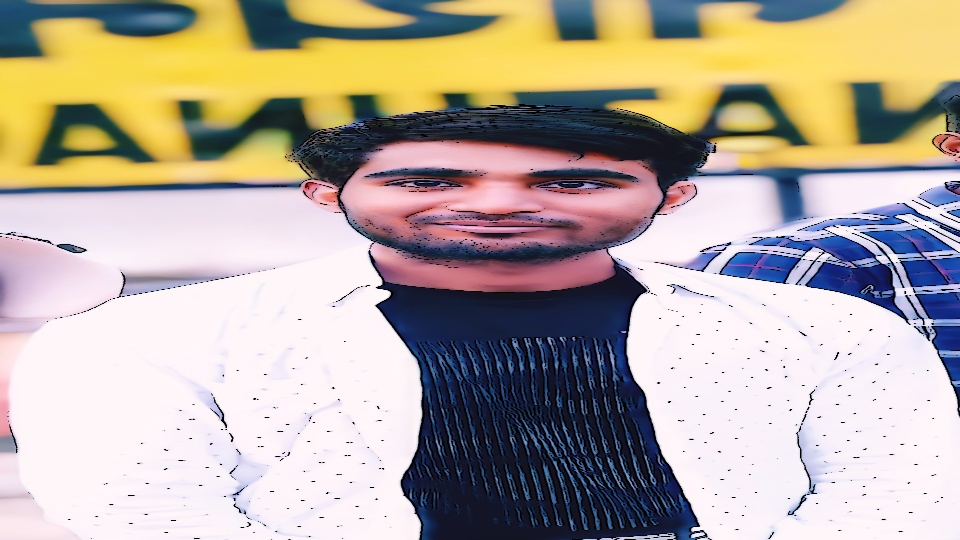
#> input picture py/cartoonified_Image.jpg, 960 x 540 px, given in place of the camera
$ python imgTocartoon.py
#> lines starting #> are read from the running program, lines starting #| are printed output that depends on the picture; after the words box and inside, x2 and y2 are one past the last pixel; in counts of white or black regions, pixels touching at a corner belong together
#> further down, frame is the input picture: shape (540, 960, 3); mean B, G, R 159, 170.3, 181.5
import cv2
import numpy as np
from matplotlib import pyplot as plt

# Define a function to cartoonify an image
def cartoonify(image):

    # Convert the image to grayscale
    gray_image = cv2.cvtColor(image, cv2.COLOR_BGR2GRAY)
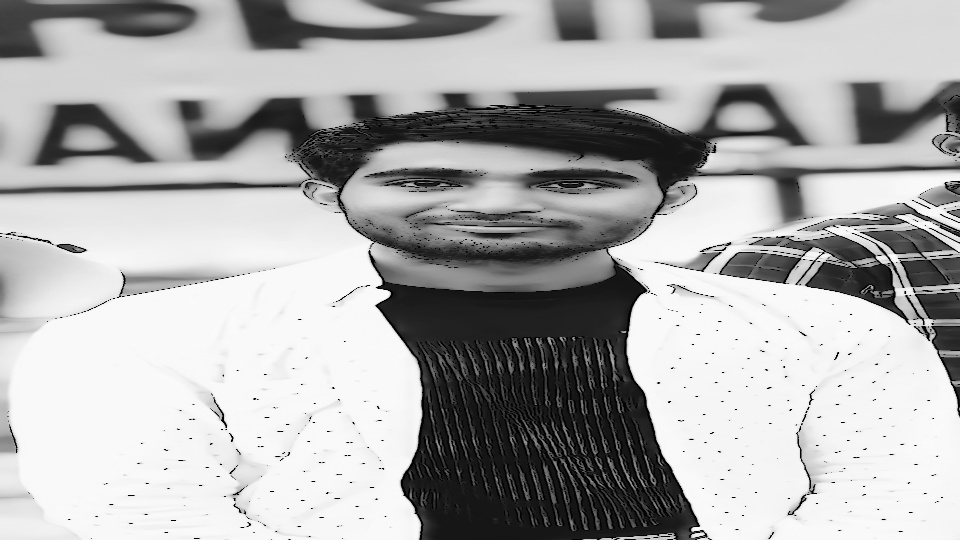
#> gray_image: shape (540, 960); min 0, max 254, mean 172.4

    # Apply a bilateral filter to smooth the image
    smoothed_image = cv2.bilateralFilter(gray_image, 9, 75, 75)

    # Apply adaptive thresholding to identify the edges in the image
    edges_image = cv2.adaptiveThreshold(smoothed_image, 255, cv2.ADAPTIVE_THRESH_MEAN_C, cv2.THRESH_BINARY_INV, 11, 2)
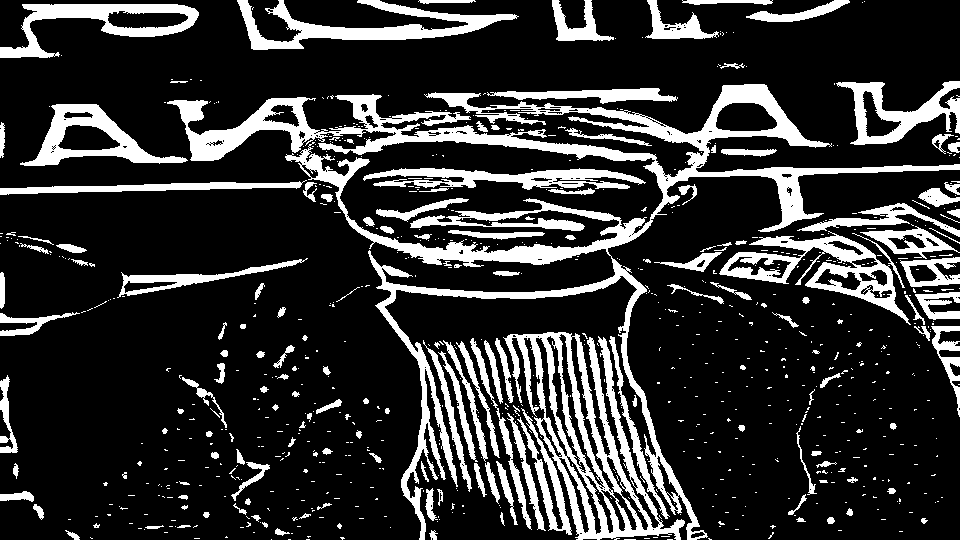
#> edges_image: shape (540, 960); 19.5% white; 817 white regions (655 under 20 px), largest, box (x1, y1, x2, y2) and area: (167, 84, 960, 540) 33184, (503, 332, 685, 540) 10575, (719, 231, 911, 325) 4607

    # Combine the edges image with the smoothed image to get the cartoonified image
    cartoonified_image = cv2.bitwise_or(smoothed_image, edges_image)
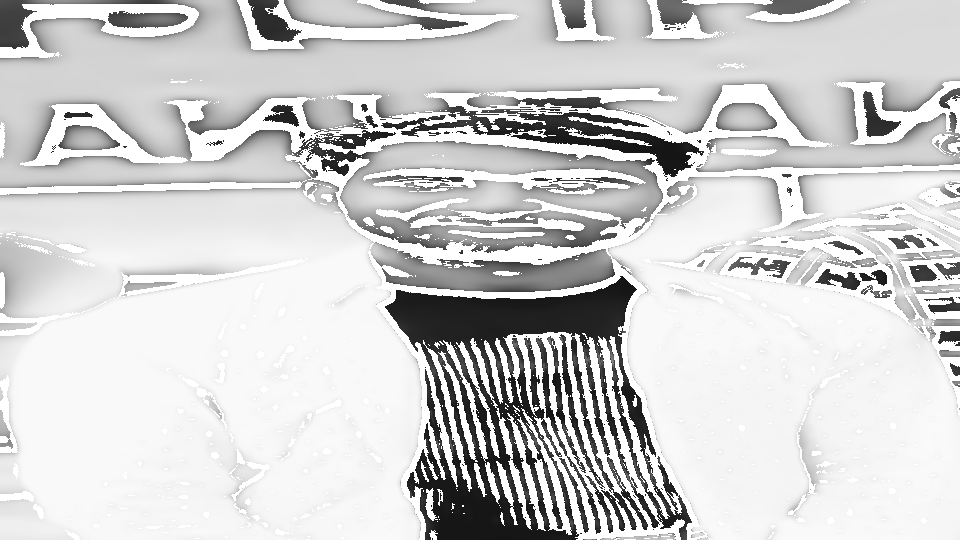
#> cartoonified_image: shape (540, 960); min 21, max 255, mean 208.3

    return cartoonified_image

# Capture an image from the webcam
cap = cv2.VideoCapture(0)

# Check if the webcam is opened successfully
if not cap.isOpened():
    raise Exception("Webcam not opened successfully")

# Read an image from the webcam
ret, frame = cap.read()

# Check if the image is captured successfully
if not ret:
    raise Exception("Image not captured successfully")

# Cartoonify the image
cartoonified_image = cartoonify(frame)

# Display the cartoonified image
plt.imshow(cartoonified_image, cmap='gray')
plt.title('Cartoonified Image')
plt.show()

# Release the webcam
cap.release()

$ run again, on py/AssignmentImage-1.png
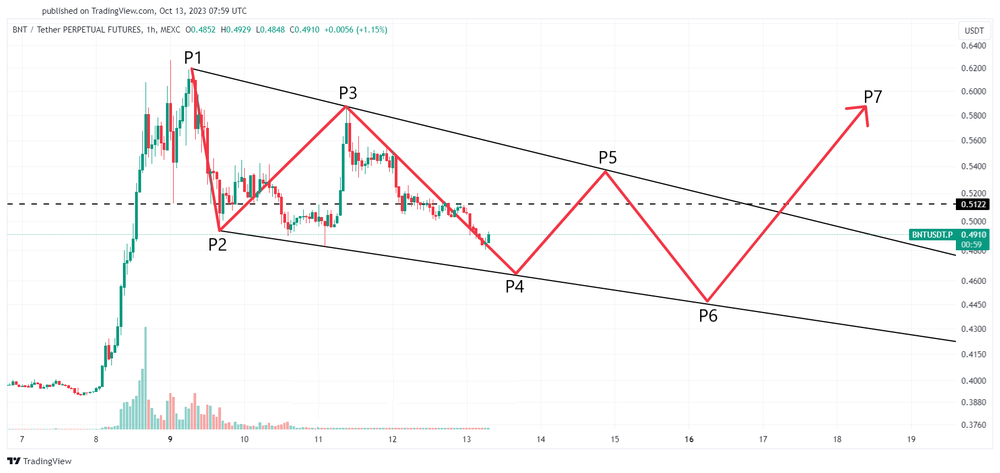
#> input picture py/AssignmentImage-1.png, 1000 x 473 px, shrunk from 1814 x 858 before the run, given in place of the camera
#> frame is the input picture: shape (473, 1000, 3); mean B, G, R 248.4, 248.4, 249.1
#> in cartoonify, `edges_image = cv2.adaptiveThreshold(smoothed_image, 255, cv2.ADAPTIVE_..`:
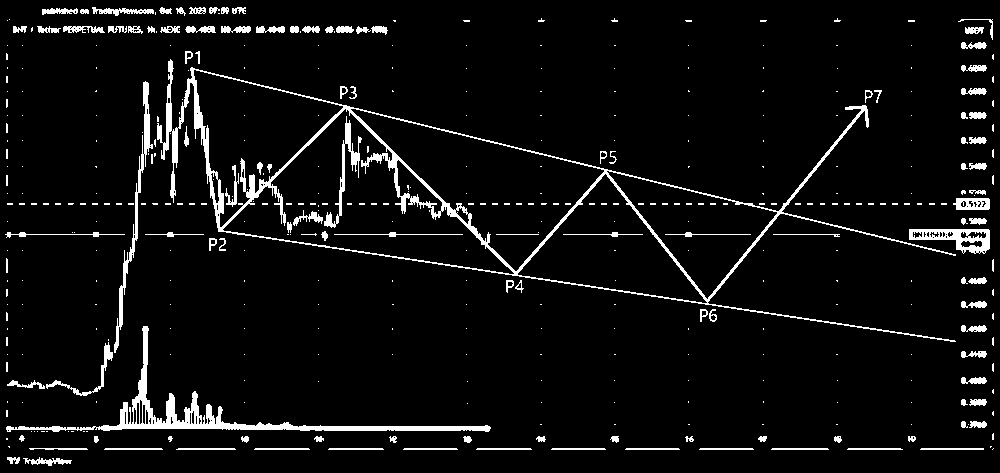
#> edges_image: shape (473, 1000); 5.8% white; 433 white regions (314 under 20 px), largest, box (x1, y1, x2, y2) and area: (157, 59, 956, 342) 9359, (6, 326, 491, 432) 4076, (114, 81, 153, 353) 1215
#> in cartoonify, `cartoonified_image = cv2.bitwise_or(smoothed_image, edges_image)`:
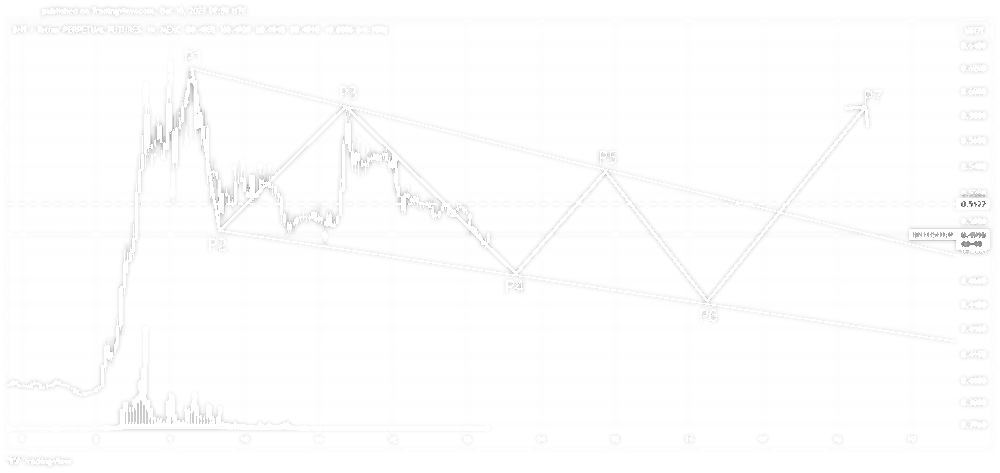
#> cartoonified_image: shape (473, 1000); min 60, max 255, mean 253.3
